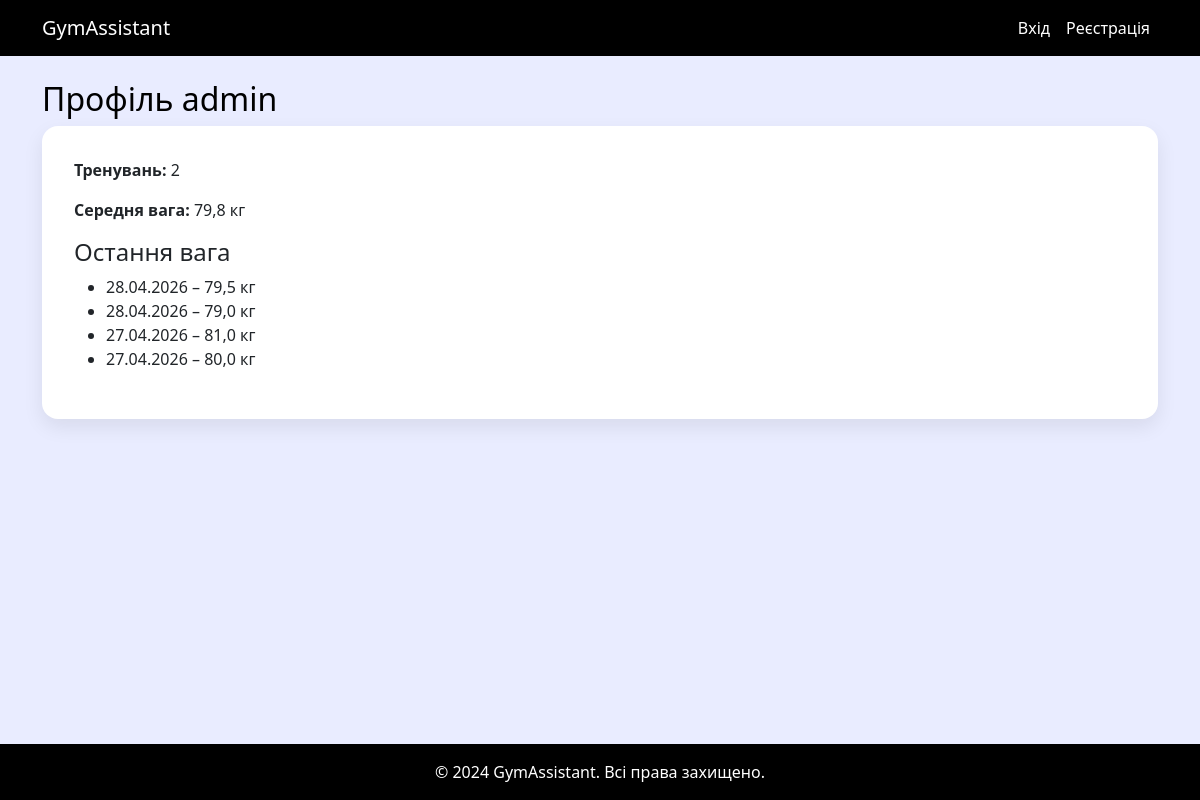
Screenshot of /user/admin/ with the database file from the repository.
### gym_app/models.py (models this page shows, shortened)
class WeightRecord(models.Model):
    user = models.ForeignKey(User, on_delete=models.CASCADE, related_name='weight_records')
    weight = models.FloatField()
    date = models.DateTimeField(auto_now_add=True)

### gym_app/views.py (the view)
# urls.py: path('user/<str:username>/', views.public_profile, name='public_profile'),
def public_profile(request, username):
    user = get_object_or_404(User, username=username)
    profile = UserProfile.objects.filter(user=user, is_public=True).first()
    if not profile:
        messages.error(request, 'Профіль приватний.')
        return redirect('index')
    exercises = Exercise.objects.filter(user=user)
    total_workouts = exercises.count()
    avg_weight = sum(ex.weight for ex in exercises) / total_workouts if total_workouts else 0
    weights = WeightRecord.objects.filter(user=user).order_by('-date')[:10]
    return render(request, 'gym_app/public_profile.html', {
        'profile_user': user,
        'total_workouts': total_workouts,
        'avg_weight': round(avg_weight, 1),
        'weights': weights,
    })

### gym_app/templates/gym_app/public_profile.html
{% extends "gym_app/base.html" %}
{% block content %}
<h2>Профіль {{ profile_user.username }}</h2>
<div class="card">
    <div class="card-body">
        <p><strong>Тренувань:</strong> {{ total_workouts }}</p>
        <p><strong>Середня вага:</strong> {{ avg_weight }} кг</p>
        <h4>Остання вага</h4>
        <ul>
            {% for w in weights %}
                <li>{{ w.date|date:"d.m.Y" }} – {{ w.weight }} кг</li>
            {% endfor %}
        </ul>
    </div>
</div>
{% endblock %}

### static/style.css (style rules this page uses)
body { background-color: #E9ECFF; color: #000000; font-family: 'Segoe UI', Tahoma, Geneva, Verdana, sans-serif; }
.card { background-color: #FFFFFF; border: none; border-radius: 16px; box-shadow: 0 8px 20px rgba(0,0,0,0.08); margin-bottom: 2rem; }
.card-body { padding: 2rem; }

### rows the page displays
WeightRecord: date "28.04.2026", weight "79,5"
WeightRecord: date "28.04.2026", weight "79,0"
WeightRecord: date "27.04.2026", weight "81,0"
WeightRecord: date "27.04.2026", weight "80,0"

### other values shown
{{ profile_user.username }} "admin"
{{ total_workouts }} "2"
{{ avg_weight }} "79,8"
